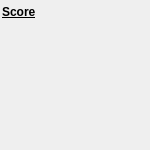
<?xml version="1.0" encoding="UTF-8"?>
<ui version="4.0">
 <class>ScoreFormWid</class>
 <widget class="QWidget" name="ScoreFormWid">
  <property name="geometry">
   <rect>
    <x>0</x>
    <y>0</y>
    <width>150</width>
    <height>150</height>
   </rect>
  </property>
  <property name="sizePolicy">
   <sizepolicy hsizetype="MinimumExpanding" vsizetype="MinimumExpanding">
    <horstretch>0</horstretch>
    <verstretch>0</verstretch>
   </sizepolicy>
  </property>
  <property name="minimumSize">
   <size>
    <width>150</width>
    <height>150</height>
   </size>
  </property>
  <property name="windowTitle">
   <string>Form</string>
  </property>
  <widget class="QLabel" name="lblScore">
   <property name="geometry">
    <rect>
     <x>2</x>
     <y>4</y>
     <width>40</width>
     <height>16</height>
    </rect>
   </property>
   <property name="sizePolicy">
    <sizepolicy hsizetype="Preferred" vsizetype="Maximum">
     <horstretch>0</horstretch>
     <verstretch>0</verstretch>
    </sizepolicy>
   </property>
   <property name="maximumSize">
    <size>
     <width>16777215</width>
     <height>16777215</height>
    </size>
   </property>
   <property name="font">
    <font>
     <weight>75</weight>
     <bold>true</bold>
     <underline>true</underline>
    </font>
   </property>
   <property name="text">
    <string>Score</string>
   </property>
  </widget>
 </widget>
 <resources/>
 <connections/>
</ui>
